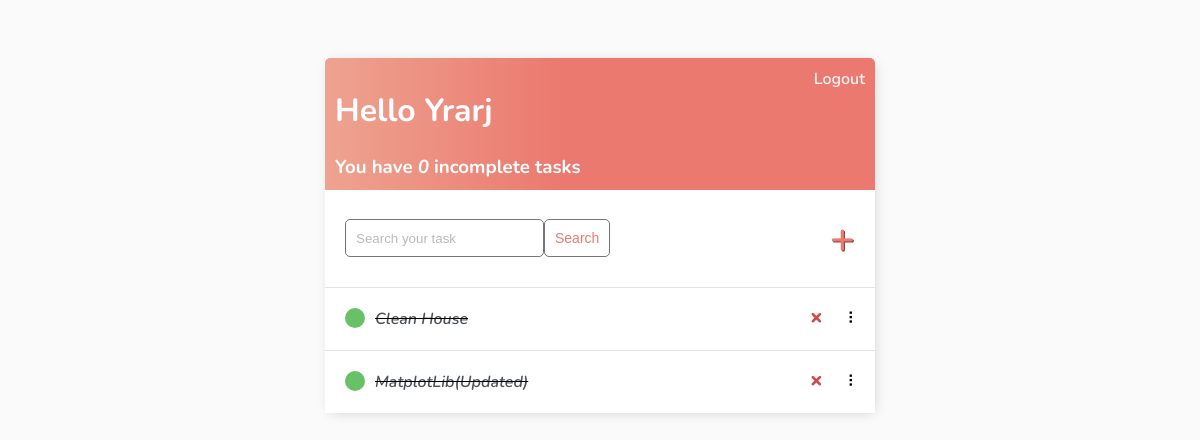
The app's page / (signed in), older data.
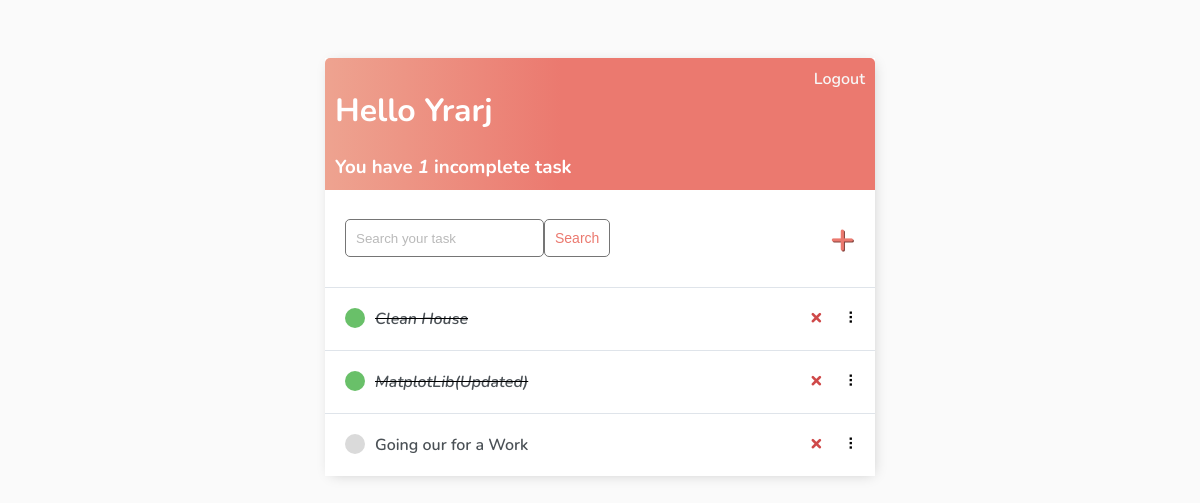
The same page, newer data.
### base/models.py (models this page shows)
class Task(models.Model):
    user = models.ForeignKey(
        User, on_delete=models.CASCADE, null=True, blank=True)
    title = models.CharField(max_length=200)
    description = models.TextField(null=True, blank=True)
    complete = models.BooleanField(default=False)
    created = models.DateTimeField(auto_now_add=True)
    def __str__(self):
        return self.title
    class Meta:
        order_with_respect_to = 'user'

### base/views.py (the view)
# urls.py: path('', TaskList.as_view(), name='tasks'),
class TaskList(LoginRequiredMixin, ListView):
    model = Task
    context_object_name = 'tasks'
    def get_context_data(self, **kwargs):
        context = super().get_context_data(**kwargs)
        context['tasks'] = context['tasks'].filter(user=self.request.user)
        context['count'] = context['tasks'].filter(complete=False).count()
        search_input = self.request.GET.get('search-area') or ''
        if search_input:
            context['tasks'] = context['tasks'].filter(
                title__contains=search_input)
        context['search_input'] = search_input
        return context

### base/templates/base/task_list.html (shortened to what this page needs)
{% extends 'base/main.html' %} {% block content %}
<div class="header-bar">
    <div>
        <h1>Hello {{request.user|title}}</h1>
        <h3 style="margin:0">You have <i>{{count}}</i> incomplete task{{ count|pluralize:"s" }}</h3>
    </div>
    {% if request.user.is_authenticated %}
    <a href="{% url 'logout' %}">Logout</a> {% else %}
    <a href="{% url 'login' %}">Login</a> {% endif %}
</div>
<div id="search-add-wrapper">
    <form method="GET" style="display: flex;">
        <input type='text' name='search-area' placeholder="Search your task" value="{{search_input}}">
        <input class="button" type="submit" value='Search'>
    </form>
    {% if tasks|length > 0 %}
    <a id="add-link" href="{% url 'task-create' %}">&#x2b;</a>
    {% endif %}
</div>
<div id="tasklist" class="task-items-wrapper">
    {% for task in tasks %}
    <div class="task-wrapper" data-position="{{task.pk}}">
        <div class="task-title">
            {% if task.complete %}
            <div class="task-complete-icon"></div>
            <i><s><a href="{% url 'task-update' task.id %}">{{task}}</a></s></i> {% else %}
            <div class="task-incomplete-icon"></div>
            <a href="{% url 'task-update' task.id %}">{{task}}</a> {% endif %}
        </div>
        <div class="task-controls">
            <a class="delete-link" href="{% url 'task-delete' task.id %}">&#215;</a>
            <span class="handle">&nbsp;&#10247;</span>
        </div>
    </div>
    {% empty %}
    <div style="text-align: center; padding-bottom: 10px; line-height: 1em;">
        <h3>No new tasks are created.</h3>
        <h3>Create a <a style="text-decoration: none; color: #e53935;" href="{% url 'task-create' %}">New task</a> ! </h3>
    </div>
    {% endfor %}
</div>
{% endblock content %}

### base/templates/base/main.html (shortened to what this page needs)
<!DOCTYPE html>
<html lang="en">
<head>
</head>
<body>
    <div class="container">
        {% block content %} {% endblock content %}
    </div>
</body>
</html>

### base/templates/base/main.html (style rules this page uses)
body { background-color: #FAFAFA; font-family: 'Nunito', sans-serif; padding-top: 50px; }
h1, h2, h3, h4, h5, h6, { font-family: 'Raleway', sans-serif; }
a, p { color: #4b5156 }
a { font-weight: 600; }
.container { max-width: 550px; margin: auto; background-color: #fff; -webkit-box-shadow: 2px 2px 13px -4px rgba(0, 0, 0, 0.21); box-shadow: 2px 2px 13px -4px rgba(0, 0, 0, 0.21); }
input { outline: none; border: none; }
.header-bar { display: flex; justify-content: space-between; color: #fff; padding: 10px; border-radius: 5px 5px 0 0; background: linear-gradient(90deg, #EEA390 0%, #EB796F 43%, #EB796F 100%); }
.header-bar a { color: rgb(247, 247, 247); text-decoration: none; }
.task-wrapper { display: flex; align-items: center; justify-content: space-between; background-color: #fff; border-top: 1px solid #dfe4ea; overflow: hidden; }
.task-title { display: flex; padding: 20px; }
.task-title a { text-decoration: none; color: #4b5156; margin-left: 10px; }
.task-complete-icon { height: 20px; width: 20px; background-color: rgb(105, 192, 105); border-radius: 50%; }
.task-incomplete-icon { height: 20px; width: 20px; background-color: rgb(218, 218, 218); border-radius: 50%; }
.delete-link { text-decoration: none; font-weight: 900; color: #cf4949; font-size: 22px; line-height: 0; padding: 20px 0px; }
.handle { display: inline-block; padding: 20px 16px; cursor: grab; user-select: none; }
.handle:after, .handle:before { display: block; content: ""; }
#add-link { color: #EB796F; text-decoration: none; font-size: 42px; text-shadow: 1px 1px #81413b; }
#search-add-wrapper { display: flex; justify-content: space-between; align-items: center; padding: 20px; }
input[type=text], input[type=password], textarea { border: 1px solid #757575; border-radius: 5px; padding: 10px; width: 90%; }
::placeholder { font-weight: 300; opacity: 0.5; }
.button { border: 1px solid #757575; background-color: #FFF; color: #EB796F; padding: 10px; font-size: 14px; border-radius: 5px; cursor: pointer; text-decoration: none; }

Row changes from the older to the newer data that the page shows:
added Task: title "Going our for a Work"
Text that changed along with them:
{{ count }}: "0" → "1"
